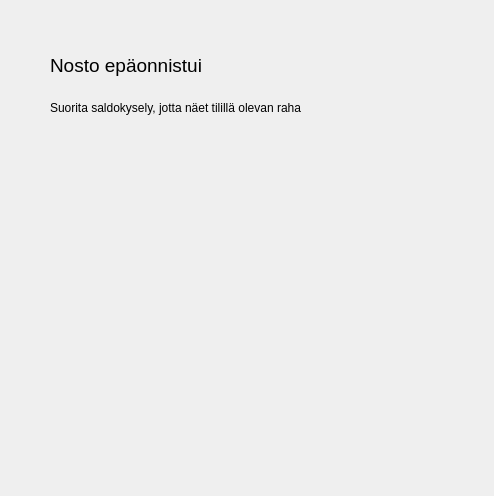
<?xml version="1.0" encoding="UTF-8"?>
<ui version="4.0">
 <class>nostoepaonnistui</class>
 <widget class="QWidget" name="nostoepaonnistui">
  <property name="geometry">
   <rect>
    <x>0</x>
    <y>0</y>
    <width>494</width>
    <height>496</height>
   </rect>
  </property>
  <property name="windowTitle">
   <string>Form</string>
  </property>
  <widget class="QLabel" name="label">
   <property name="geometry">
    <rect>
     <x>50</x>
     <y>55</y>
     <width>161</width>
     <height>21</height>
    </rect>
   </property>
   <property name="font">
    <font>
     <pointsize>14</pointsize>
    </font>
   </property>
   <property name="text">
    <string>Nosto epäonnistui</string>
   </property>
  </widget>
  <widget class="QLabel" name="label_2">
   <property name="geometry">
    <rect>
     <x>50</x>
     <y>100</y>
     <width>251</width>
     <height>16</height>
    </rect>
   </property>
   <property name="text">
    <string>Suorita saldokysely, jotta näet tilillä olevan rahan</string>
   </property>
  </widget>
 </widget>
 <resources/>
 <connections/>
</ui>
